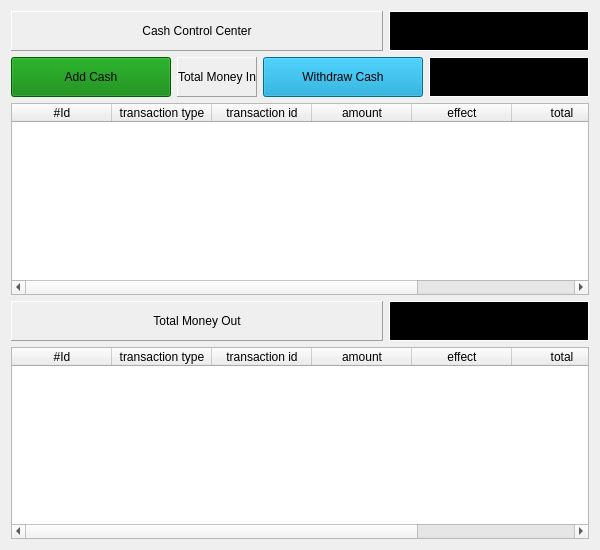
        <widget class="QWidget" name="csh01_liquid_cash">
         <layout class="QVBoxLayout" name="verticalLayout_13">
          <item>
           <layout class="QHBoxLayout" name="horizontalLayout_35">
            <item>
             <widget class="QLabel" name="label_166">
              <property name="minimumSize">
               <size>
                <width>0</width>
                <height>40</height>
               </size>
              </property>
              <property name="styleSheet">
               <string notr="true"/>
              </property>
              <property name="frameShape">
               <enum>QFrame::Panel</enum>
              </property>
              <property name="frameShadow">
               <enum>QFrame::Raised</enum>
              </property>
              <property name="text">
               <string>Cash Control Center</string>
              </property>
              <property name="alignment">
               <set>Qt::AlignCenter</set>
              </property>
             </widget>
            </item>
            <item>
             <widget class="QLabel" name="lbl_available_cash">
              <property name="minimumSize">
               <size>
                <width>200</width>
                <height>0</height>
               </size>
              </property>
              <property name="maximumSize">
               <size>
                <width>200</width>
                <height>16777215</height>
               </size>
              </property>
              <property name="styleSheet">
               <string notr="true">background-color: rgb(0, 0, 0);
color:#ffffff;
font: 75 12pt &quot;Arial&quot;;</string>
              </property>
              <property name="frameShape">
               <enum>QFrame::Panel</enum>
              </property>
              <property name="frameShadow">
               <enum>QFrame::Plain</enum>
              </property>
              <property name="text">
               <string/>
              </property>
             </widget>
            </item>
           </layout>
          </item>
          <item>
           <layout class="QHBoxLayout" name="horizontalLayout_34">
            <item>
             <widget class="QPushButton" name="btn_add_cash">
              <property name="minimumSize">
               <size>
                <width>160</width>
                <height>40</height>
               </size>
              </property>
              <property name="maximumSize">
               <size>
                <width>160</width>
                <height>40</height>
               </size>
              </property>
              <property name="styleSheet">
               <string notr="true">background-color:#008000;</string>
              </property>
              <property name="text">
               <string>Add Cash</string>
              </property>
              <property name="icon">
               <iconset>
                <normaloff>:/finishing/add.png</normaloff>:/finishing/add.png</iconset>
              </property>
              <property name="iconSize">
               <size>
                <width>32</width>
                <height>32</height>
               </size>
              </property>
             </widget>
            </item>
            <item>
             <widget class="QLabel" name="label_190">
              <property name="minimumSize">
               <size>
                <width>0</width>
                <height>40</height>
               </size>
              </property>
              <property name="styleSheet">
               <string notr="true"/>
              </property>
              <property name="frameShape">
               <enum>QFrame::Panel</enum>
              </property>
              <property name="frameShadow">
               <enum>QFrame::Raised</enum>
              </property>
              <property name="text">
               <string>Total Money In</string>
              </property>
              <property name="alignment">
               <set>Qt::AlignCenter</set>
              </property>
             </widget>
            </item>
            <item>
             <widget class="QPushButton" name="btn_withdraw_cash">
              <property name="minimumSize">
               <size>
                <width>160</width>
                <height>40</height>
               </size>
              </property>
              <property name="maximumSize">
               <size>
                <width>160</width>
                <height>40</height>
               </size>
              </property>
              <property name="styleSheet">
               <string notr="true">background-color: #0099cc;</string>
              </property>
              <property name="text">
               <string>Withdraw Cash</string>
              </property>
              <property name="icon">
               <iconset>
                <normaloff>:/assorted_1/wallet (1).png</normaloff>:/assorted_1/wallet (1).png</iconset>
              </property>
              <property name="iconSize">
               <size>
                <width>32</width>
                <height>32</height>
               </size>
              </property>
             </widget>
            </item>
            <item>
             <widget class="QLabel" name="lbl_money_in">
              <property name="minimumSize">
               <size>
                <width>160</width>
                <height>40</height>
               </size>
              </property>
              <property name="maximumSize">
               <size>
                <width>160</width>
                <height>40</height>
               </size>
              </property>
              <property name="styleSheet">
               <string notr="true">background-color: rgb(0, 0, 0);
color:#ffffff;
font: 75 12pt &quot;Arial&quot;;</string>
              </property>
              <property name="frameShape">
               <enum>QFrame::Panel</enum>
              </property>
              <property name="frameShadow">
               <enum>QFrame::Plain</enum>
              </property>
              <property name="text">
               <string/>
              </property>
             </widget>
            </item>
           </layout>
          </item>
          <item>
           <widget class="QTableWidget" name="tw_money_in">
            <column>
             <property name="text">
              <string>#Id</string>
             </property>
            </column>
            <column>
             <property name="text">
              <string>transaction type</string>
             </property>
            </column>
            <column>
             <property name="text">
              <string>transaction id</string>
             </property>
            </column>
            <column>
             <property name="text">
              <string>amount</string>
             </property>
            </column>
            <column>
             <property name="text">
              <string>effect</string>
             </property>
            </column>
            <column>
             <property name="text">
              <string>total</string>
             </property>
            </column>
            <column>
             <property name="text">
              <string>View/Edit</string>
             </property>
            </column>
           </widget>
          </item>
          <item>
           <layout class="QHBoxLayout" name="horizontalLayout_25">
            <item>
             <widget class="QLabel" name="label_165">
              <property name="minimumSize">
               <size>
                <width>0</width>
                <height>40</height>
               </size>
              </property>
              <property name="styleSheet">
               <string notr="true"/>
              </property>
              <property name="frameShape">
               <enum>QFrame::Panel</enum>
              </property>
              <property name="frameShadow">
               <enum>QFrame::Raised</enum>
              </property>
              <property name="text">
               <string>Total Money Out</string>
              </property>
              <property name="alignment">
               <set>Qt::AlignCenter</set>
              </property>
             </widget>
            </item>
            <item>
             <widget class="QLabel" name="lbl_money_out">
              <property name="minimumSize">
               <size>
                <width>200</width>
                <height>0</height>
               </size>
              </property>
              <property name="maximumSize">
               <size>
                <width>200</width>
                <height>16777215</height>
               </size>
              </property>
              <property name="styleSheet">
               <string notr="true">background-color: rgb(0, 0, 0);
color:#ffffff;
font: 75 12pt &quot;Arial&quot;;</string>
              </property>
              <property name="frameShape">
               <enum>QFrame::Panel</enum>
              </property>
              <property name="frameShadow">
               <enum>QFrame::Plain</enum>
              </property>
              <property name="text">
               <string/>
              </property>
             </widget>
            </item>
           </layout>
          </item>
          <item>
           <widget class="QTableWidget" name="tw_money_out">
            <column>
             <property name="text">
              <string>#Id</string>
             </property>
            </column>
            <column>
             <property name="text">
              <string>transaction type</string>
             </property>
            </column>
            <column>
             <property name="text">
              <string>transaction id</string>
             </property>
            </column>
            <column>
             <property name="text">
              <string>amount</string>
             </property>
            </column>
            <column>
             <property name="text">
              <string>effect</string>
             </property>
            </column>
            <column>
             <property name="text">
              <string>total</string>
             </property>
            </column>
            <column>
             <property name="text">
              <string>View/Edit</string>
             </property>
            </column>
           </widget>
          </item>
         </layout>
        </widget>
